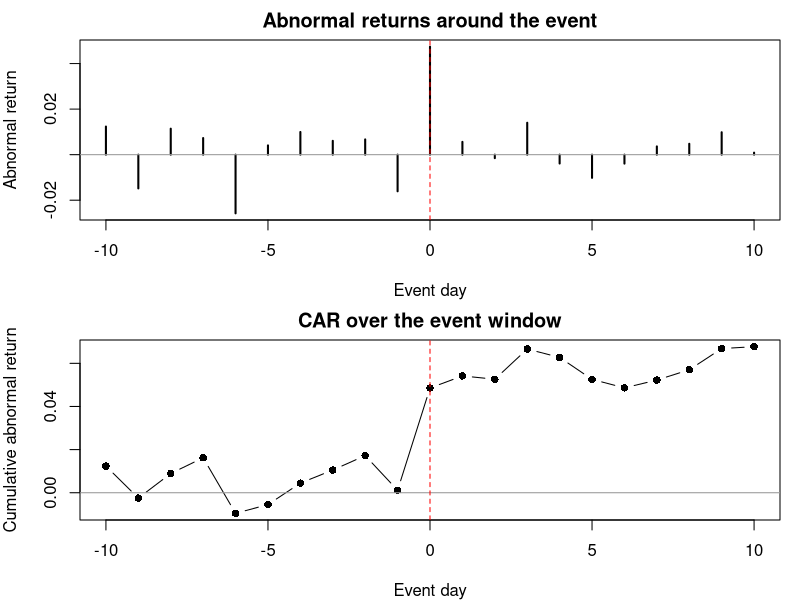

R code for this plot:
## ---- chunk 1
#| label: fig-event-study
#| fig-cap: "Simulated event study. Top: daily abnormal returns around the event (day 0), with the true positive shock visible. Bottom: cumulative abnormal return (CAR) over the event window."
#| message: false
#| warning: false
set.seed(37)

n_est   <- 250            # estimation-window length (days)
n_event <- 21             # event window: -10 .. +10
alpha_t <- 0.0002         # true firm alpha
beta_t  <- 1.1            # true firm beta
shock   <- 0.03           # true abnormal return on event day (day 0)

# Market returns: white noise around a small drift (random-walk prices)
r_mkt <- rnorm(n_est + n_event, mean = 0.0003, sd = 0.010)

# Firm returns generated by the market model plus idiosyncratic noise
eps   <- rnorm(n_est + n_event, mean = 0, sd = 0.012)
r_firm <- alpha_t + beta_t * r_mkt + eps

# Inject the event shock on the event day (last day of the window)
event_day <- n_est + 11          # index of day 0 within the window
r_firm[event_day] <- r_firm[event_day] + shock

# Estimate the market model on the estimation window only
est_idx <- seq_len(n_est)
fit <- lm(r_firm[est_idx] ~ r_mkt[est_idx])

# Abnormal returns over the event window
evt_idx <- (n_est + 1):(n_est + n_event)
ar <- r_firm[evt_idx] - (coef(fit)[1] + coef(fit)[2] * r_mkt[evt_idx])
car <- cumsum(ar)
rel_day <- -10:10

op <- par(mfrow = c(2, 1), mar = c(4, 4, 2, 1))
plot(rel_day, ar, type = "h", lwd = 2,
     xlab = "Event day", ylab = "Abnormal return",
     main = "Abnormal returns around the event")
abline(h = 0, col = "grey60"); abline(v = 0, lty = 2, col = "red")
plot(rel_day, car, type = "b", pch = 16,
     xlab = "Event day", ylab = "Cumulative abnormal return",
     main = "CAR over the event window")
abline(h = 0, col = "grey60"); abline(v = 0, lty = 2, col = "red")
par(op)

round(c(alpha_hat = coef(fit)[1], beta_hat = coef(fit)[2],
        CAR_event_window = tail(car, 1)), 4)
